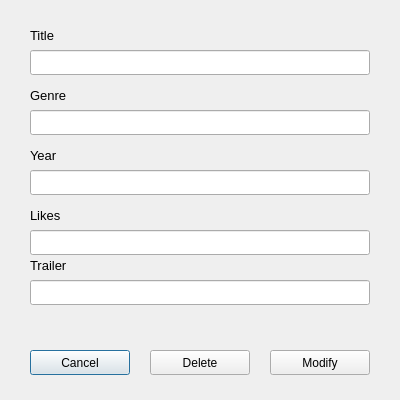
<?xml version="1.0" encoding="UTF-8"?>
<ui version="4.0">
 <class>modify</class>
 <widget class="QDialog" name="modify">
  <property name="geometry">
   <rect>
    <x>0</x>
    <y>0</y>
    <width>400</width>
    <height>400</height>
   </rect>
  </property>
  <property name="windowTitle">
   <string>Modifying film</string>
  </property>
  <widget class="QLabel" name="genre">
   <property name="geometry">
    <rect>
     <x>30</x>
     <y>85</y>
     <width>75</width>
     <height>20</height>
    </rect>
   </property>
   <property name="font">
    <font>
     <pointsize>10</pointsize>
    </font>
   </property>
   <property name="text">
    <string>Genre</string>
   </property>
  </widget>
  <widget class="QLineEdit" name="genre_input">
   <property name="geometry">
    <rect>
     <x>30</x>
     <y>110</y>
     <width>340</width>
     <height>25</height>
    </rect>
   </property>
  </widget>
  <widget class="QLabel" name="title">
   <property name="geometry">
    <rect>
     <x>30</x>
     <y>25</y>
     <width>75</width>
     <height>20</height>
    </rect>
   </property>
   <property name="font">
    <font>
     <pointsize>10</pointsize>
    </font>
   </property>
   <property name="text">
    <string>Title</string>
   </property>
  </widget>
  <widget class="QLineEdit" name="year_input">
   <property name="geometry">
    <rect>
     <x>30</x>
     <y>170</y>
     <width>340</width>
     <height>25</height>
    </rect>
   </property>
  </widget>
  <widget class="QLineEdit" name="likes_input">
   <property name="geometry">
    <rect>
     <x>30</x>
     <y>230</y>
     <width>340</width>
     <height>25</height>
    </rect>
   </property>
  </widget>
  <widget class="QPushButton" name="cancel">
   <property name="geometry">
    <rect>
     <x>30</x>
     <y>350</y>
     <width>100</width>
     <height>25</height>
    </rect>
   </property>
   <property name="text">
    <string>Cancel</string>
   </property>
  </widget>
  <widget class="QPushButton" name="modify_2">
   <property name="geometry">
    <rect>
     <x>270</x>
     <y>350</y>
     <width>100</width>
     <height>25</height>
    </rect>
   </property>
   <property name="text">
    <string>Modify</string>
   </property>
  </widget>
  <widget class="QLineEdit" name="title_input">
   <property name="geometry">
    <rect>
     <x>30</x>
     <y>50</y>
     <width>340</width>
     <height>25</height>
    </rect>
   </property>
  </widget>
  <widget class="QLabel" name="year">
   <property name="geometry">
    <rect>
     <x>30</x>
     <y>145</y>
     <width>75</width>
     <height>20</height>
    </rect>
   </property>
   <property name="font">
    <font>
     <pointsize>10</pointsize>
    </font>
   </property>
   <property name="text">
    <string>Year</string>
   </property>
  </widget>
  <widget class="QLabel" name="likes">
   <property name="geometry">
    <rect>
     <x>30</x>
     <y>205</y>
     <width>75</width>
     <height>20</height>
    </rect>
   </property>
   <property name="font">
    <font>
     <pointsize>10</pointsize>
    </font>
   </property>
   <property name="text">
    <string>Likes</string>
   </property>
  </widget>
  <widget class="QLabel" name="trailer">
   <property name="geometry">
    <rect>
     <x>30</x>
     <y>255</y>
     <width>75</width>
     <height>20</height>
    </rect>
   </property>
   <property name="font">
    <font>
     <pointsize>10</pointsize>
    </font>
   </property>
   <property name="text">
    <string>Trailer</string>
   </property>
  </widget>
  <widget class="QLineEdit" name="trailer_input">
   <property name="geometry">
    <rect>
     <x>30</x>
     <y>280</y>
     <width>340</width>
     <height>25</height>
    </rect>
   </property>
  </widget>
  <widget class="QPushButton" name="delete_2">
   <property name="geometry">
    <rect>
     <x>150</x>
     <y>350</y>
     <width>100</width>
     <height>25</height>
    </rect>
   </property>
   <property name="text">
    <string>Delete</string>
   </property>
  </widget>
 </widget>
 <resources/>
 <connections/>
</ui>
